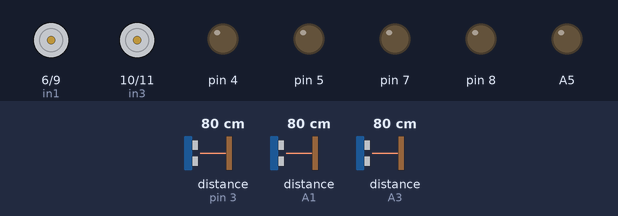
The sketch below on a simulated Arduino Uno, built with avr-gcc and run on an emulated ATmega328P. Parts: motor-driver pin pairs drawn as motors (green arrow = first pin HIGH = forward, orange = second pin HIGH = backward, longer = more drive), output pins drawn as LEDs (lit = HIGH). Dashed ring = blinking. The inputs (shaded band) are chosen by the test bench; at power-on: distance to the obstacle (sensors on pin 3, A1, A3) 80 cm. The echo pulse lasts 58.3 µs per cm; pins used as bus, display or sensor lines are not drawn.

Above: at 1.2 s.
1.3 s: distance to the obstacle (sensor on pin 3) set to 33 cm
2.8 s: distance to the obstacle (sensor on pin 3) set to 27 cm
At 3.08 s:
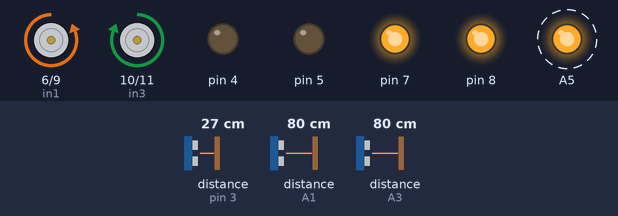
Timing chart, 0 to 11.8 s (numbered marks = the images above; inputs shaded):
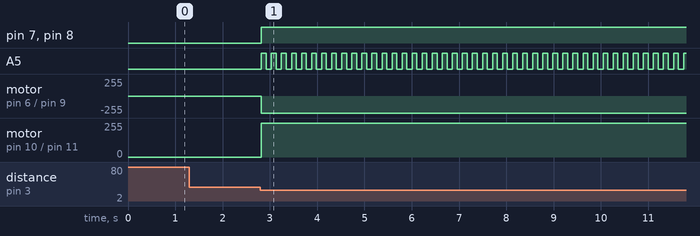

Measured:
- the behaviour switches between 30 and 29 cm on distance to the obstacle (sensor on pin 3) (found by bisection; images 0 and 1)
- after the input at 1.3 s, every drawn part: stays the same
- after the input at 2.8 s, pin 7, pin 8: LOW → HIGH at once; A5: alternates HIGH for 0.10 s and LOW for 0.11 s, starting at once; motor on pin 6 (in1) / pin 9 (in2): stopped → backward 255/255 at once; motor on pin 10 (in3) / pin 11 (in4): stopped → forward 255/255 at once

The sketch:

BilalBayraktar.ino
```cpp
//Motor pinlerini tanımlıyoruz.
const int in1 = 6;
const int in2 = 9;
const int in3 = 10;
const int in4 = 11;
//Hız değişkeni atadık.
int hiz = 255;
//Mesafe için değişkenler atadık.
int sure;
unsigned int mesafe;
int sure2;
unsigned int mesafe2;
int sure3;
unsigned int mesafe3;
//Bluetooth verisi için değişken.
int state;
void setup() {
  //Motor çıkış pin modları
  pinMode(in1, OUTPUT);
  pinMode(in2, OUTPUT);
  pinMode(in3, OUTPUT);
  pinMode(in4, OUTPUT);
  //Mosafe sensörleri pin modları tanımı.
  pinMode(2, OUTPUT);
  pinMode(3, INPUT);
  pinMode(A0, OUTPUT);
  pinMode(A1, INPUT);
  pinMode(A2, OUTPUT);
  pinMode(A3, INPUT);
  //Seri ekranı başlatıyoruz.
  Serial.begin(9600);
  //Led çıkışları
  pinMode(4, OUTPUT);
  pinMode(5, OUTPUT);
  pinMode(8, OUTPUT);
  pinMode(7, OUTPUT);
  //Buzzer pini
  pinMode(A5, OUTPUT);
}

void loop() {

  if (digitalRead(state) == LOW) {
    state = 'S';
  }

  //Gelen veriyi 'state' değişkenine kaydet
  if (Serial.available() > 0) {
    state = Serial.read();
  }

//Mesafe hesaplaması yapılıyor.
  digitalWrite(2, HIGH);
  delayMicroseconds(20);
  digitalWrite(2, LOW);
  sure = pulseIn(3, HIGH);
  mesafe = (sure / 2) / 29.1;
  //ikici sensör verisi
  digitalWrite(A0, HIGH);
  delayMicroseconds(20);
  digitalWrite(A0, LOW);
  sure2 = pulseIn(A1, HIGH);
  mesafe2 = (sure2 / 2) / 29.1;
//Üçüncü sensör verisi
  digitalWrite(A2, HIGH);
  delayMicroseconds(20);
  digitalWrite(A2, LOW);
  sure3 = pulseIn(A3, HIGH);
  mesafe3 = (sure3 / 2) / 29.1;
//Araç hızını belirliyoruz.
  if (state == '0') {
    hiz = 0;
  }
  else if (state == '1') {
    hiz = 100;
  }
  else if (state == '2') {
    hiz = 180;
  }
  else if (state == '3') {
    hiz = 200;
  }
  else if (state == '4') {
    hiz = 255;
  }
  //Dönüşler için iç tekeri %50 yavaşlatıyoruz.
  int yavasteker = hiz * 50 / 100;
  //önde nesne var geri dön.
  if (mesafe < 30) {
    digitalWrite(in1, LOW);
    digitalWrite(in2, HIGH);
    digitalWrite(in3, HIGH);
    digitalWrite(in4, LOW);
    digitalWrite(4, LOW);
    digitalWrite(5, LOW);
    digitalWrite(8, HIGH);
    digitalWrite(7, HIGH);
    analogWrite(A5, 250);
    delay(100);
    analogWrite(A5, 2);
    delay(100);
  }
  //sağ tarafta nesne var sola git.
  else if (mesafe2 < 30) {
    digitalWrite(in1, LOW);
    digitalWrite(in2, HIGH);
    digitalWrite(in3, HIGH);
    digitalWrite(in4, LOW);
    digitalWrite(4, LOW);
    digitalWrite(5, HIGH);
    digitalWrite(8, LOW);
    digitalWrite(7, HIGH);
  }
  //sol tarafta nesne var sağa git.
  else if (mesafe3 < 30) {
    digitalWrite(in1, HIGH);
    digitalWrite(in2, LOW);
    digitalWrite(in3, LOW);
    digitalWrite(in4, HIGH);
    digitalWrite(4, HIGH);
    digitalWrite(5, LOW);
    digitalWrite(8, HIGH);
    digitalWrite(7, LOW);
  }
  /***********************İleri****************************/
  else if (state == 'F') {
    analogWrite(in1, hiz);
    analogWrite(in2, 0);
    analogWrite(in3, hiz);
    analogWrite(in4, 0);
    digitalWrite(4, HIGH);
    digitalWrite(5, HIGH);
    digitalWrite(8, LOW);
    digitalWrite(7, LOW);

  }
  /***********************Geri****************************/
  //Gelen veri 'B' ise araba geri gider.
  else if (state == 'B') {
    analogWrite(in1, 0);
    analogWrite(in2, hiz);
    analogWrite(in3, 0 );
    analogWrite(in4, hiz);
    digitalWrite(4, LOW);
    digitalWrite(5, LOW);
    digitalWrite(8, HIGH);
    digitalWrite(7, HIGH);
    analogWrite(A5, 250);
    delay(100);
    analogWrite(A5, 2);
    delay(100);
  }
  /***************************Sol*****************************/
  //Gelen veri 'L' ise araba sola gider.
  else if (state == 'L') {
    analogWrite(in1, hiz);
    analogWrite(in2, 0);
    analogWrite(in3, 0);
    analogWrite(in4, hiz);
    digitalWrite(4, HIGH);
    digitalWrite(5, LOW);
    digitalWrite(8, HIGH);
    digitalWrite(7, LOW);

  }

  /***************************Sağ*****************************/
  //Gelen veri 'R' ise araba sağa gider
  else if (state == 'R') {
    analogWrite(in1, 0);
    analogWrite(in2, hiz);
    analogWrite(in3, hiz);
    analogWrite(in4, 0);
    digitalWrite(4, LOW);
    digitalWrite(5, HIGH);
    digitalWrite(8, LOW);
    digitalWrite(7, HIGH);
  }

  /***************************Sol ileri*****************************/
  //Gelen veri 'G' ise araba sol ileriye gider
  else if (state == 'G') {
    analogWrite(in1, hiz);
    analogWrite(in2, 0);
    analogWrite(in3, yavasteker);
    analogWrite(in4, 0);
    digitalWrite(4, HIGH);
    digitalWrite(5, LOW);
    digitalWrite(8, HIGH);
    digitalWrite(7, LOW);
  }
  /***************************sağ ileri*****************************/
  //Gelen veri 'I' ise araba sağ ileriye gider
  else if (state == 'I') {
    analogWrite(in1, yavasteker);
    analogWrite(in2, 0 );
    analogWrite(in3, hiz);
    analogWrite(in4, 0);
    digitalWrite(4, LOW);
    digitalWrite(5, HIGH);
    digitalWrite(8, LOW);
    digitalWrite(7, HIGH);
  }

  /***************************Sol geri*****************************/
  //Gelen veri 'H' ise araba sol geri gider
  else if (state == 'H') {
    analogWrite(in1, 0);
    analogWrite(in2, hiz);
    analogWrite(in3, 0);
    analogWrite(in4, yavasteker);
    digitalWrite(4, HIGH);
    digitalWrite(5, LOW);
    digitalWrite(8, HIGH);
    digitalWrite(7, LOW);
  }
  /***************************sağ geri*****************************/
  //Gelen veri 'J' ise araba sağ geri gider
  else if (state == 'J') {
    analogWrite(in1, 0);
    analogWrite(in2, yavasteker);
    analogWrite(in3, 0);
    analogWrite(in4, hiz);
    digitalWrite(4, LOW);
    digitalWrite(5, HIGH);
    digitalWrite(8, LOW);
    digitalWrite(7, HIGH);
  }
  /***************************korna çal*****************************/
  //Gelen veri 'V' ise korna çal
  else if (state == 'V') {
    analogWrite(A5, 250);
  }
  /***************************korna sustur*****************************/
  //Gelen veri 'v' ise korna sustur
  else if (state == 'v') {
    analogWrite(A5, 0);
  }

  /***************************Ön farları aç*****************************/
  //Gelen veri 'W' ise ön farları aç
  else if (state == 'W') {
    digitalWrite(4, HIGH);
    digitalWrite(5, HIGH);

  }
  /***************************Ön farları kapat*****************************/
  //Gelen veri 'w' ise ön farları kapat
  else if (state == 'w') {
    digitalWrite(4, LOW);
    digitalWrite(5, LOW);
  }
  /***************************Arka farları aç*****************************/
  //Gelen veri 'U' ise arka farları aç
  else if (state == 'U') {
    digitalWrite(8, HIGH);
    digitalWrite(7, HIGH);

  }
  /***************************Arka farları kapat*****************************/
  //Gelen veri 'u' ise arka farları kapat
  else if (state == 'u') {
    digitalWrite(8, LOW);
    digitalWrite(7, LOW);
  }

  /***************************Dörtlüyü aç*****************************/
  //Gelen veri 'X' ise dörtlüyü aç
  else if (state == 'X') {
    digitalWrite(4, HIGH);
    digitalWrite(5, HIGH);
    digitalWrite(8, HIGH);
    digitalWrite(7, HIGH);
    delay(500);
    digitalWrite(4, LOW);
    digitalWrite(5, LOW);
    digitalWrite(8, LOW);
    digitalWrite(7, LOW);
    delay(500);
  }
  /***************************Dörtlüyü kapat*****************************/
  //Gelen veri 'x' ise dörtlüyü kapat
  else if (state == 'x') {
    digitalWrite(4, LOW);
    digitalWrite(5, LOW);
    digitalWrite(8, LOW);
    digitalWrite(7, LOW);
  }
  else {
    digitalWrite(in1, 0);
    digitalWrite(in2, 0);
    digitalWrite(in3, 0);
    digitalWrite(in4, 0);
    digitalWrite(4, LOW);
    digitalWrite(5, LOW);
    digitalWrite(8, LOW);
    digitalWrite(7, LOW);
  }

}
```
